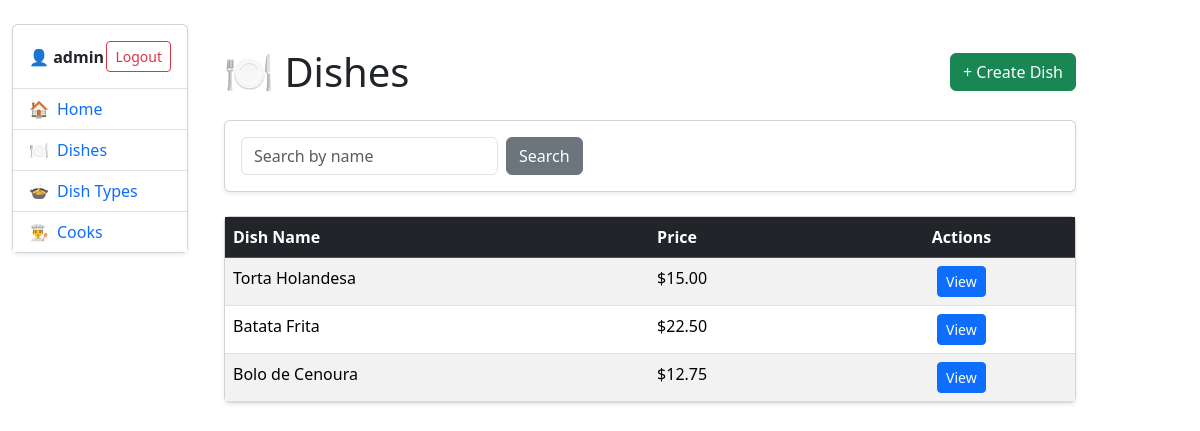
The app's page /dishes/ (signed in), older data.
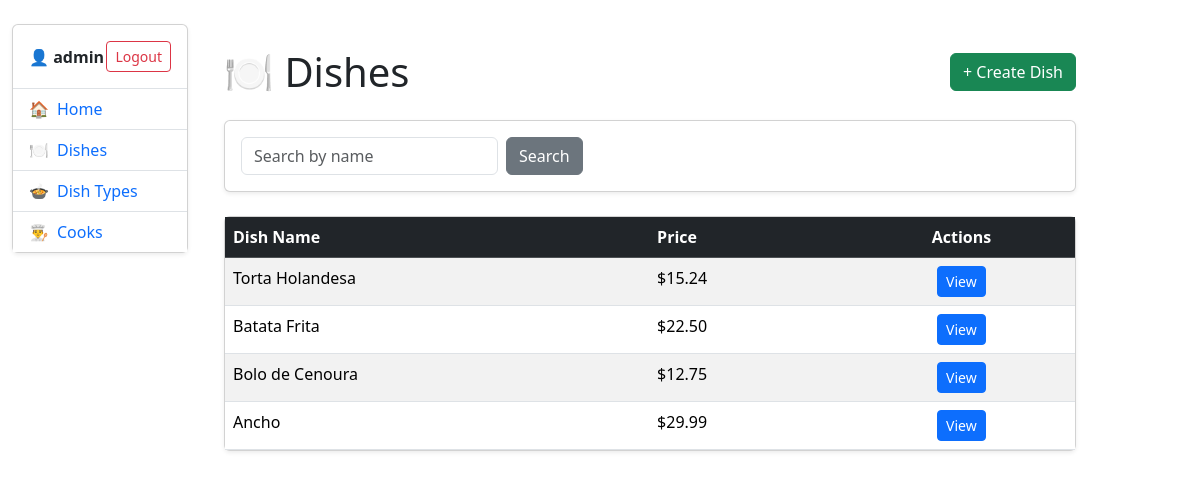
The same page, newer data.
### kitchen/models.py (models this page shows, shortened)
class Dish(models.Model):
    name = models.CharField(max_length=255)
    description = models.TextField()
    price = models.DecimalField(decimal_places=2, max_digits=10)
    dish_type = models.ForeignKey(
        DishType,
        on_delete=models.CASCADE,
        related_name="dishes"
    )
    cooks = models.ManyToManyField(
        settings.AUTH_USER_MODEL,
        related_name="dishes",
    )

### kitchen/views.py (the view)
# urls.py: path("dishes/", DishListView.as_view(), name="dish-list"),
class DishListView(LoginRequiredMixin, generic.ListView):
    model = Dish
    paginate_by = 5
    def get_context_data(
        self, *, object_list = ..., **kwargs
    ):
        context = super(DishListView, self).get_context_data(**kwargs)
        name = self.request.GET.get("name", "")
        context["search_form"] = DishSearchForm(
            initial={"name": name}
        )
        return context
    def get_queryset(self):
        queryset = super().get_queryset()
        name = self.request.GET.get("name")
        if name:
            queryset = queryset.filter(name__icontains=name)
        return queryset

### kitchen/forms.py
class DishSearchForm(forms.Form):
    name = forms.CharField(
        max_length=255,
        required=False,
        label="",
        widget=forms.TextInput(
            attrs={
                "placeholder": "Search by name",
                "class": "form-control",
            }
        )
    )

### templates/kitchen/dish_list.html (shortened to what this page needs)
{% extends "base.html" %}
{% block content %}
<div class="container mt-4">
  <div class="d-flex justify-content-between align-items-center mb-4">
    <h1 class="mb-0">🍽️ Dishes</h1>
    <a class="btn btn-success" href="{% url 'kitchen:dish-create' %}">
      + Create Dish
    </a>
  </div>
  <div class="card mb-4 shadow-sm">
    <div class="card-body">
      <form class="d-flex gap-2" method="get">
        {{ search_form }}
        <button class="btn btn-secondary" type="submit">
          Search
        </button>
      </form>
    </div>
  </div>
  <div class="card shadow-sm">
    <div class="card-body p-0">
      <table class="table table-striped table-hover mb-0">
        <thead class="table-dark">
          <tr>
            <th>Dish Name</th>
            <th>Price</th>
            <th class="text-center">Actions</th>
          </tr>
        </thead>
        <tbody>
          {% for dish in dish_list %}
            <tr>
              <td>{{ dish.name }}</td>
              <td>${{ dish.price }}</td>
              <td class="text-center">
                <a class="btn btn-sm btn-primary"
                   href="{% url 'kitchen:dish-detail' dish.id %}">
                  View
                </a>
              </td>
            </tr>
          {% empty %}
            <tr>
              <td colspan="3" class="text-center text-muted py-4">
                No dishes found.
              </td>
            </tr>
          {% endfor %}
        </tbody>
      </table>
    </div>
  </div>
</div>
{% endblock %}

Row changes from the older to the newer data that the page shows:
changed Dish "Torta Holandesa": price "15.00" → "15.24"
added Dish: name "Ancho", price "29.99"
